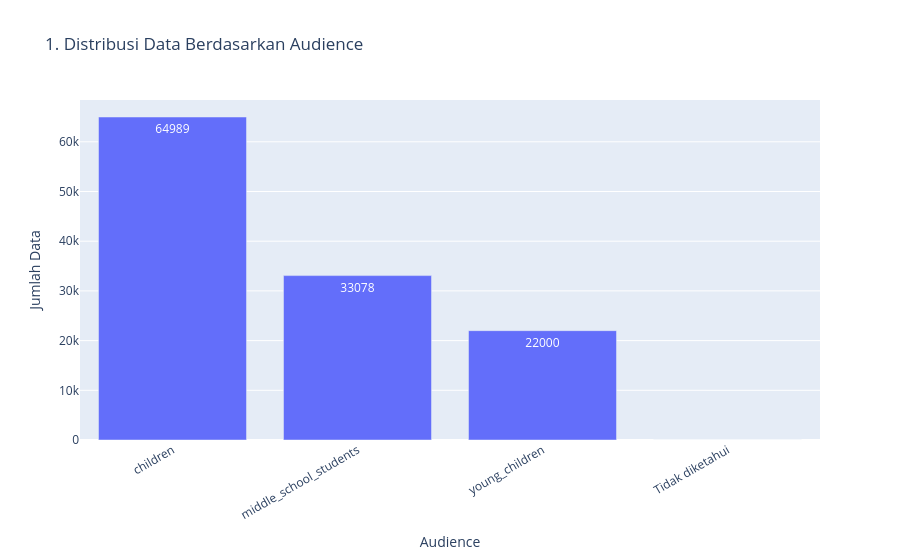
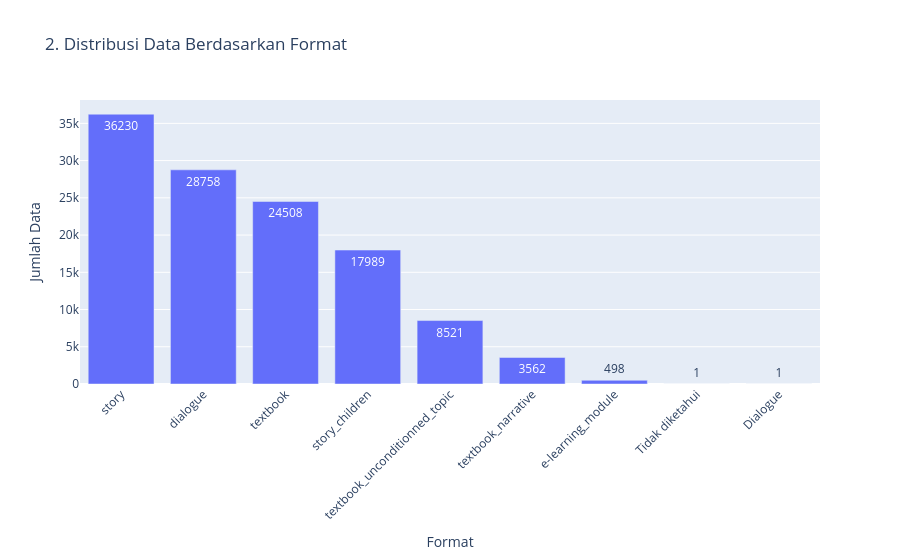
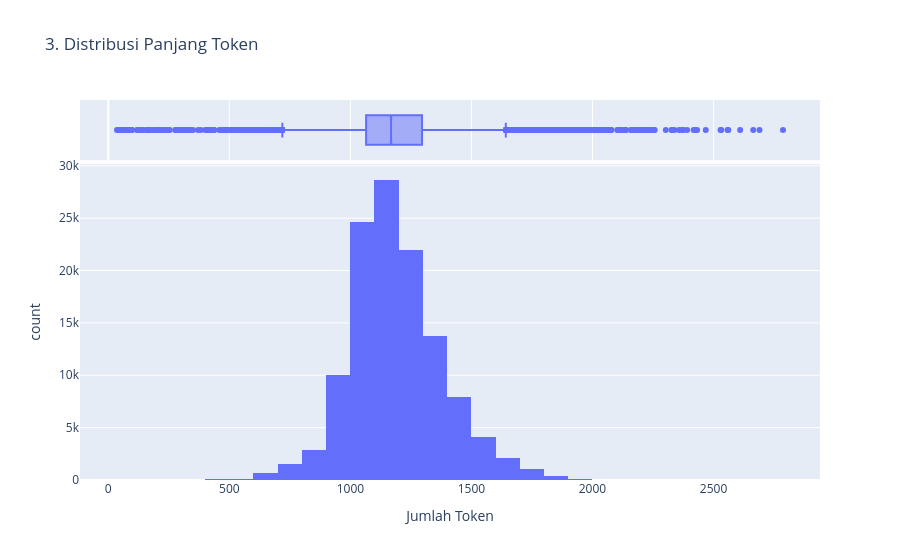
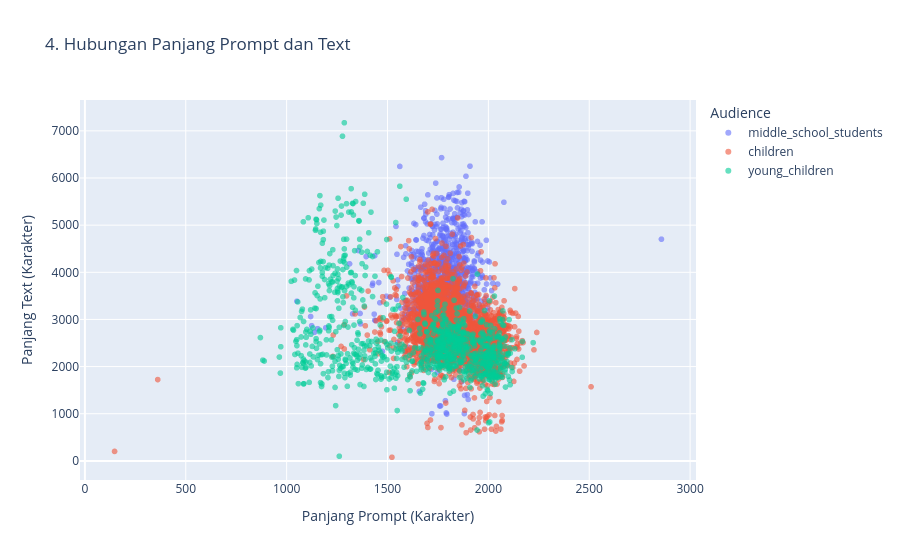

Notebook code for these charts, in order:
### Code cell
import polars as pl
import plotly.express as px

# Membaca dataset hasil cleaning
df_plot = pl.read_parquet(
    "../data/processed/cosmopedia_id_clean.parquet"
)

# Mengubah kategori null menjadi label
df_plot = df_plot.with_columns([
    pl.col("audience").fill_null("Tidak diketahui").alias("audience_plot"),
    pl.col("format").fill_null("Tidak diketahui").alias("format_plot")
])

# Menghitung panjang karakter prompt dan text
df_plot = df_plot.with_columns([
    pl.col("prompt").str.len_chars().alias("prompt_length"),
    pl.col("text").str.len_chars().alias("text_length")
])

# Mengubah ke Pandas untuk Plotly
df_pd = df_plot.to_pandas()

print("Jumlah data:", len(df_pd))
print("Jumlah kolom:", len(df_pd.columns))


# 1. Distribusi Audience
audience_count = (
    df_plot.group_by("audience_plot")
    .len(name="jumlah")
    .sort("jumlah", descending=True)
    .to_pandas()
)

fig1 = px.bar(
    audience_count,
    x="audience_plot",
    y="jumlah",
    title="1. Distribusi Data Berdasarkan Audience",
    labels={
        "audience_plot": "Audience",
        "jumlah": "Jumlah Data"
    },
    text="jumlah"
)
fig1.update_layout(xaxis_tickangle=-30)
fig1.show()


# 2. Distribusi Format
format_count = (
    df_plot.group_by("format_plot")
    .len(name="jumlah")
    .sort("jumlah", descending=True)
    .to_pandas()
)

fig2 = px.bar(
    format_count,
    x="format_plot",
    y="jumlah",
    title="2. Distribusi Data Berdasarkan Format",
    labels={
        "format_plot": "Format",
        "jumlah": "Jumlah Data"
    },
    text="jumlah"
)
fig2.update_layout(xaxis_tickangle=-45)
fig2.show()


# 3. Distribusi Panjang Token
fig3 = px.histogram(
    df_pd,
    x="token_length",
    nbins=40,
    title="3. Distribusi Panjang Token",
    labels={"token_length": "Jumlah Token"},
    marginal="box"
)
fig3.show()


# 4. Perbandingan Panjang Prompt dan Text
df_scatter = df_plot.sample(
    n=min(5000, df_plot.height),
    seed=42
).to_pandas()

fig4 = px.scatter(
    df_scatter,
    x="prompt_length",
    y="text_length",
    color="audience_plot",
    title="4. Hubungan Panjang Prompt dan Text",
    labels={
        "prompt_length": "Panjang Prompt (Karakter)",
        "text_length": "Panjang Text (Karakter)",
        "audience_plot": "Audience"
    },
    opacity=0.6
)
fig4.show()


# 5. Distribusi Token Berdasarkan Audience
df_box = df_plot.sample(
    n=min(10000, df_plot.height),
    seed=42
).to_pandas()

fig5 = px.box(
    df_box,
    x="audience_plot",
    y="token_length",
    color="audience_plot",
    title="5. Distribusi Token Berdasarkan Audience",
    labels={
        "audience_plot": "Audience",
        "token_length": "Jumlah Token"
    }
)
fig5.show()


# 6. Komposisi Audience dan Format
composition = (
    df_plot.group_by(["audience_plot", "format_plot"])
    .len(name="jumlah")
    .to_pandas()
)

fig6 = px.treemap(
    composition,
    path=["audience_plot", "format_plot"],
    values="jumlah",
    title="6. Komposisi Dataset Berdasarkan Audience dan Format"
)
fig6.show()

print("Enam visualisasi interaktif berhasil dibuat.")

### Figure 1 — Plotly figure (JSON) as saved in the notebook; plotly's stock layout.template omitted (floating-point values rounded to 4 significant figures)
{"data": [{"hovertemplate": "Audience=%{x}<br>Jumlah Data=%{text}<extra></extra>", "legendgroup": "", "marker": {"color": "#636efa", "pattern": {"shape": ""}}, "name": "", "orientation": "v", "showlegend": false, "text": [64990.0, 33080.0, 22000.0, 1.0], "textposition": "auto", "type": "bar", "x": ["children", "middle_school_students", "young_children", "Tidak diketahui"], "xaxis": "x", "y": [64989, 33078, 22000, 1], "yaxis": "y"}], "layout": {"barmode": "relative", "legend": {"tracegroupgap": 0}, "title": {"text": "1. Distribusi Data Berdasarkan Audience"}, "xaxis": {"anchor": "y", "domain": [0, 1], "tickangle": -30, "title": {"text": "Audience"}}, "yaxis": {"anchor": "x", "domain": [0, 1], "title": {"text": "Jumlah Data"}}}}

### Figure 2 — Plotly figure (JSON) as saved in the notebook; plotly's stock layout.template omitted (floating-point values rounded to 4 significant figures)
{"data": [{"hovertemplate": "Format=%{x}<br>Jumlah Data=%{text}<extra></extra>", "legendgroup": "", "marker": {"color": "#636efa", "pattern": {"shape": ""}}, "name": "", "orientation": "v", "showlegend": false, "text": [36230.0, 28760.0, 24510.0, 17990.0, 8521.0, 3562.0, 498.0, 1.0, 1.0], "textposition": "auto", "type": "bar", "x": ["story", "dialogue", "textbook", "story_children", "textbook_unconditionned_topic", "textbook_narrative", "e-learning_module", "Tidak diketahui", "Dialogue"], "xaxis": "x", "y": [36230, 28758, 24508, 17989, 8521, 3562, 498, 1, 1], "yaxis": "y"}], "layout": {"barmode": "relative", "legend": {"tracegroupgap": 0}, "title": {"text": "2. Distribusi Data Berdasarkan Format"}, "xaxis": {"anchor": "y", "domain": [0, 1], "tickangle": -45, "title": {"text": "Format"}}, "yaxis": {"anchor": "x", "domain": [0, 1], "title": {"text": "Jumlah Data"}}}}

### Figure 3 — Plotly figure (JSON) as saved in the notebook; plotly's stock layout.template omitted (floating-point values rounded to 4 significant figures; data arrays with more than 128 entries replaced by an {"elided": "..."} marker saying what was removed)
{"data": [{"bingroup": "x", "hovertemplate": "Jumlah Token=%{x}<br>count=%{y}<extra></extra>", "legendgroup": "", "marker": {"color": "#636efa", "pattern": {"shape": ""}}, "name": "", "nbinsx": 40, "orientation": "v", "showlegend": false, "type": "histogram", "x": {"elided": "120068 int values"}, "xaxis": "x", "yaxis": "y"}, {"hovertemplate": "Jumlah Token=%{x}<extra></extra>", "legendgroup": "", "marker": {"color": "#636efa"}, "name": "", "notched": true, "showlegend": false, "type": "box", "x": {"elided": "120068 int values"}, "xaxis": "x2", "yaxis": "y2"}], "layout": {"barmode": "relative", "legend": {"tracegroupgap": 0}, "title": {"text": "3. Distribusi Panjang Token"}, "xaxis": {"anchor": "y", "domain": [0, 1], "title": {"text": "Jumlah Token"}}, "xaxis2": {"anchor": "y2", "domain": [0, 1], "matches": "x", "showgrid": true, "showticklabels": false}, "yaxis": {"anchor": "x", "domain": [0, 0.8316], "title": {"text": "count"}}, "yaxis2": {"anchor": "x2", "domain": [0.8416, 1], "matches": "y2", "showgrid": false, "showline": false, "showticklabels": false, "ticks": ""}}}

### Figure 4 — Plotly figure (JSON) as saved in the notebook; plotly's stock layout.template omitted (floating-point values rounded to 4 significant figures; data arrays with more than 128 entries replaced by an {"elided": "..."} marker saying what was removed)
{"data": [{"hovertemplate": "Audience=middle_school_students<br>Panjang Prompt (Karakter)=%{x}<br>Panjang Text (Karakter)=%{y}<extra></extra>", "legendgroup": "middle_school_students", "marker": {"color": "#636efa", "opacity": 0.6, "symbol": "circle"}, "mode": "markers", "name": "middle_school_students", "showlegend": true, "type": "scattergl", "x": {"elided": "1374 int values"}, "xaxis": "x", "y": {"elided": "1374 int values"}, "yaxis": "y"}, {"hovertemplate": "Audience=children<br>Panjang Prompt (Karakter)=%{x}<br>Panjang Text (Karakter)=%{y}<extra></extra>", "legendgroup": "children", "marker": {"color": "#EF553B", "opacity": 0.6, "symbol": "circle"}, "mode": "markers", "name": "children", "showlegend": true, "type": "scattergl", "x": {"elided": "2700 int values"}, "xaxis": "x", "y": {"elided": "2700 int values"}, "yaxis": "y"}, {"hovertemplate": "Audience=young_children<br>Panjang Prompt (Karakter)=%{x}<br>Panjang Text (Karakter)=%{y}<extra></extra>", "legendgroup": "young_children", "marker": {"color": "#00cc96", "opacity": 0.6, "symbol": "circle"}, "mode": "markers", "name": "young_children", "showlegend": true, "type": "scattergl", "x": {"elided": "926 int values"}, "xaxis": "x", "y": {"elided": "926 int values"}, "yaxis": "y"}], "layout": {"legend": {"title": {"text": "Audience"}, "tracegroupgap": 0}, "title": {"text": "4. Hubungan Panjang Prompt dan Text"}, "xaxis": {"anchor": "y", "domain": [0, 1], "title": {"text": "Panjang Prompt (Karakter)"}}, "yaxis": {"anchor": "x", "domain": [0, 1], "title": {"text": "Panjang Text (Karakter)"}}}}
